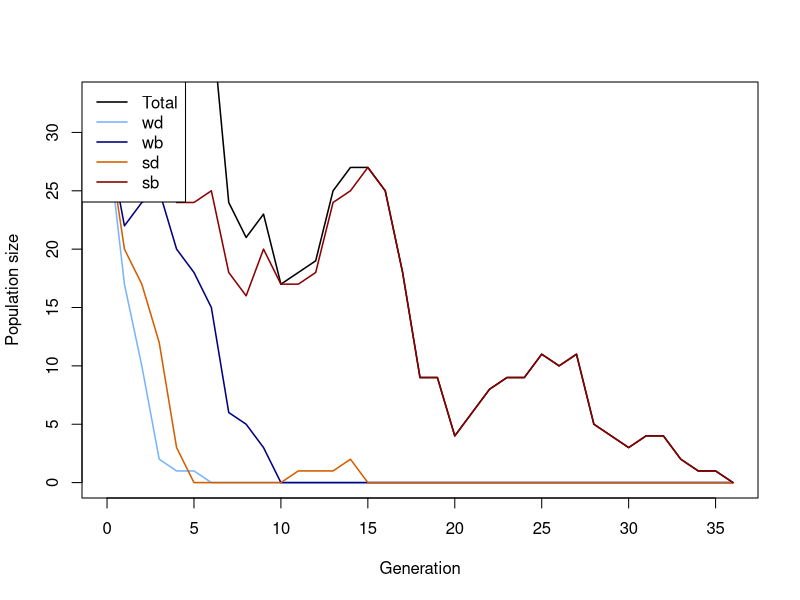
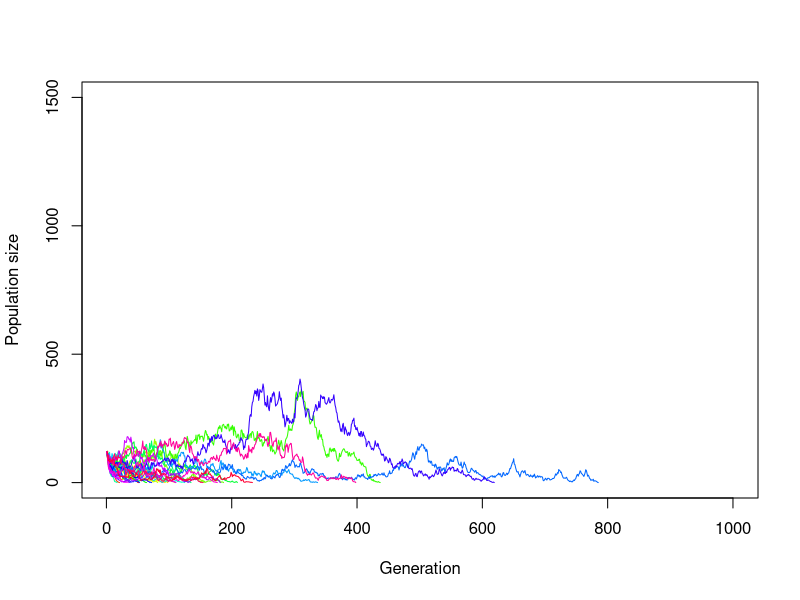
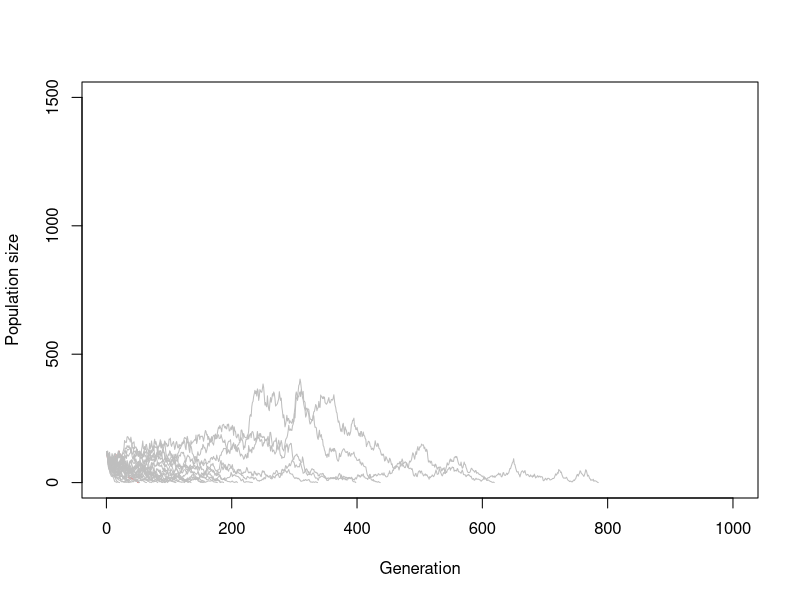
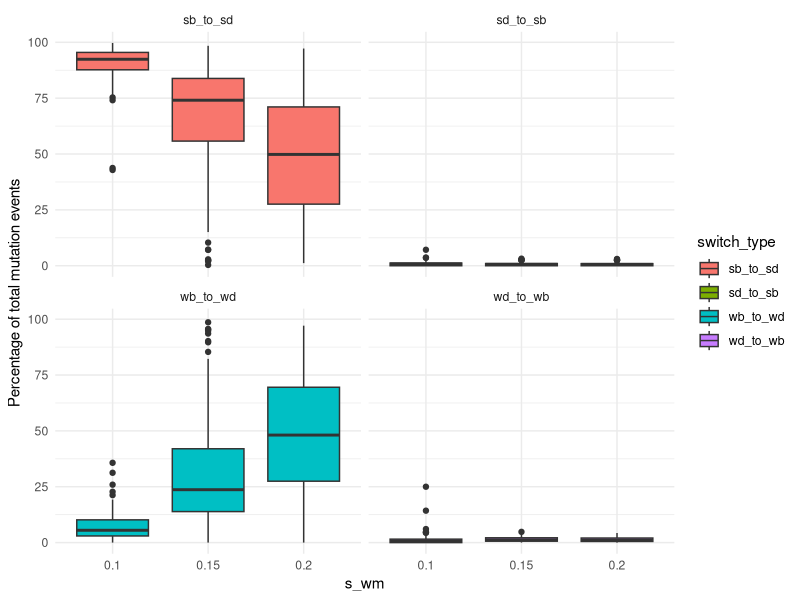
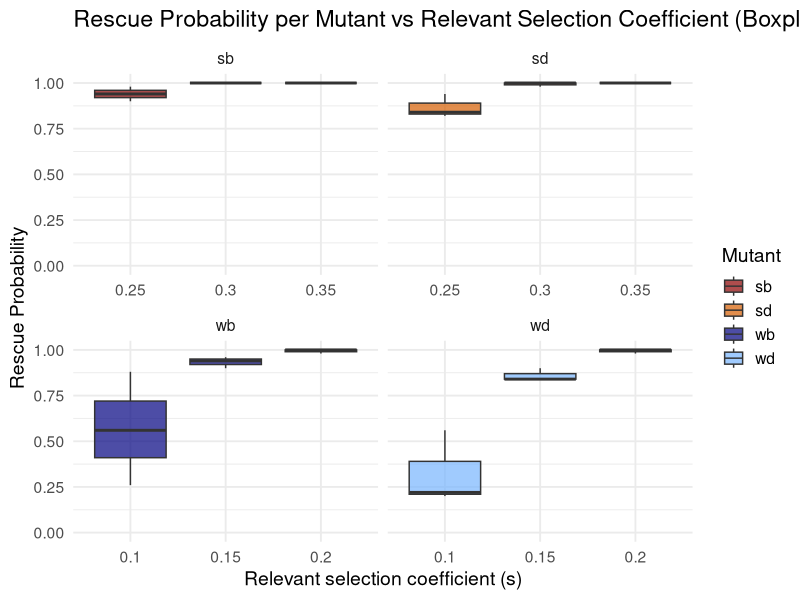
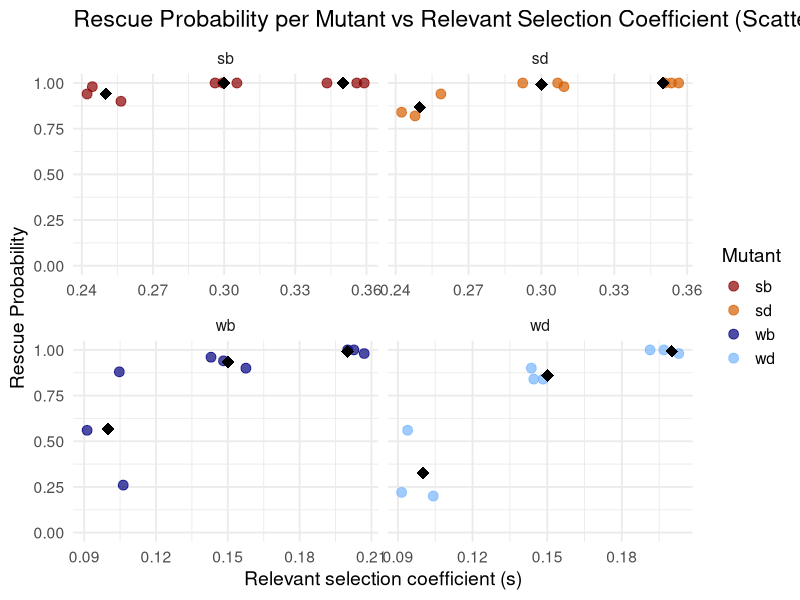
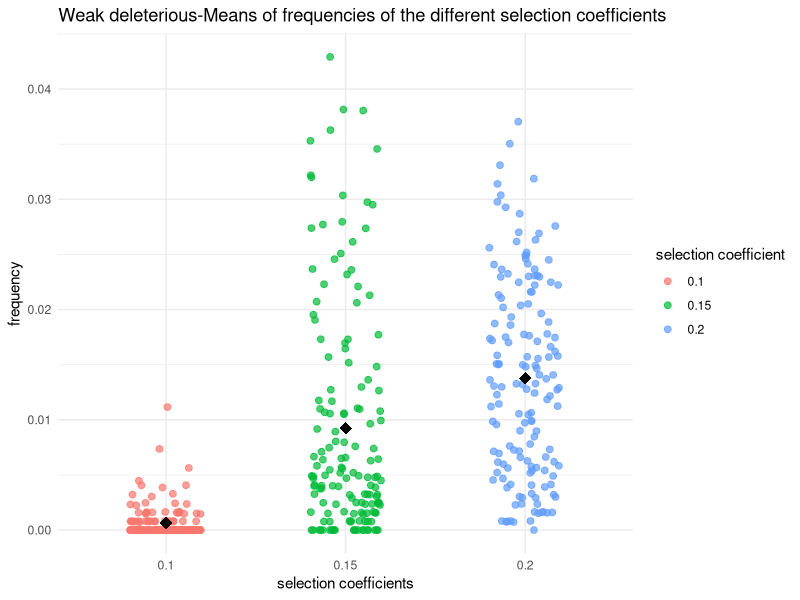
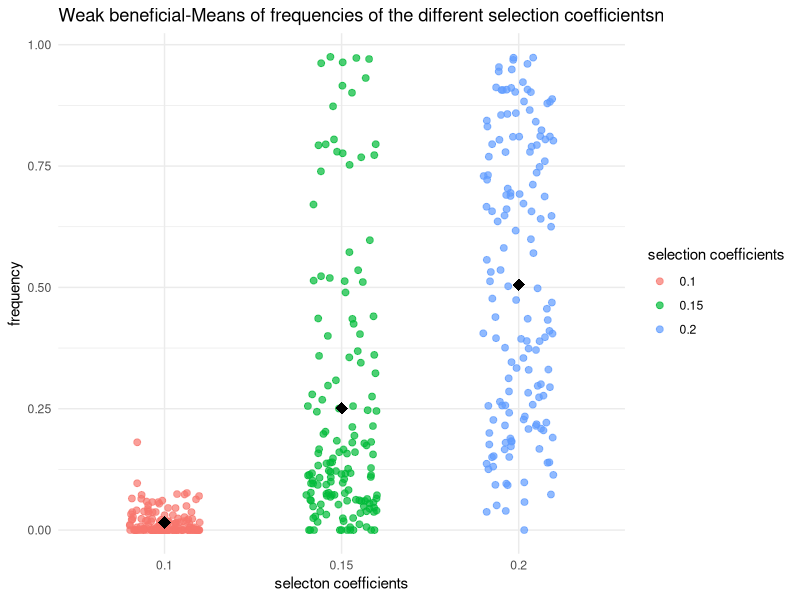

Write the R code that produced these figures, in order.
## ---- chunk 1
# Function for simulating one Generation in the Population
# adding the population sizes, decay rates, seleection coefficients and mutation rates
simulate_one_gen <- function(N_wd, N_wb, N_sd, N_sb, decay_rate_wm, decay_rate_sm, s_wm, s_sm, m_rate_wm, m_rate_sm) {
  
  # draw Offspring according to Poisson Distribution
  # altered so all four different mutations are considered 
  # for deleterious mutations the s is calculated minus (negative effect) and for the beneficial muation the s is added (positive effect)
  
  offsp_wd <- rpois(1, N_wd * (1-decay_rate_wm-s_wm))
  offsp_wb <- rpois(1, N_wb * (1-decay_rate_wm+s_wm))
  offsp_sd <- rpois(1, N_sd * (1-decay_rate_sm-s_sm))
  offsp_sb <- rpois(1, N_sb * (1-decay_rate_sm+s_sm))
  
  # draw changing Mutants according to Poisson Distribution
  # alterations considering the for different mutations 
  
  mut_wd_to_wb <- rpois(1, offsp_wd * m_rate_wm)
  mut_sd_to_sb <- rpois(1, offsp_sd * m_rate_sm)
  mut_wb_to_wd <- rpois(1, offsp_wb * m_rate_wm)
  mut_sb_to_sd <- rpois(1, offsp_sb * m_rate_sm)
  
  # determine new Population Sizes of all four Mutants (2 versions of weak Mutations   and 2   versions of strong Mutations)
  # to account for back mutations as well (beneficial to deleterious), mutations rates for these cases are added (mut_b_to_d)
  
  N_wd_new <- max(offsp_wd - mut_wd_to_wb+ mut_wb_to_wd,0)
  N_wb_new <- max(offsp_wb - mut_wb_to_wd+ mut_wd_to_wb,0)
  N_sd_new <- max(offsp_sd - mut_sd_to_sb+ mut_sb_to_sd,0)
  N_sb_new <- max(offsp_sb - mut_sb_to_sd+ mut_sd_to_sb,0)
  
  # with the return function, the new values for population sizes are stored
  
   # Return new population sizes and mutation changes
  return(list(
    N_wd_new = N_wd_new,
    N_wb_new = N_wb_new,
    N_sd_new = N_sd_new,
    N_sb_new = N_sb_new,
    mut_wb_to_wd = mut_wb_to_wd,
    mut_wd_to_wb = mut_wd_to_wb,
    mut_sb_to_sd = mut_sb_to_sd,
    mut_sd_to_sb = mut_sd_to_sb
  ))
}
  # with print we visualize the numbers we get for the population sizes and mutation changes, we simulate the population by setting our parameters to certain values 


print(simulate_one_gen(N_wd=50, N_wb=50, N_sd=50, N_sb=50, decay_rate_wm=0.2, decay_rate_sm=0.2, s_wm=0.1, s_sm=0.2, m_rate_wm=0.002, m_rate_sm=0.003))
## ---- chunk 2
# Simulation runs until the 100th Generation

max_gen=1000

#With this function we simulate over generations, we put initial population sizes of the four mutations, with the parameter max_gen we determine that our simulation maximally runs until the 100th geneeration

simulate_pop <- function(init_wd, init_wb,  init_sd, init_sb, decay_rate_wm, decay_rate_sm, s_wm, s_sm, m_rate_wm, m_rate_sm, max_gen) {
  
  # Create the Vector in which to save the Results
  pop_vector <- c(init_wd,init_wb, init_sd, init_sb)
  
  # initiate the variables
  pop_new <- c(init_wd, init_wb, init_sd, init_sb)
  
  # defining counters for mutation changes
  count_wb_to_wd <- 0
  count_wd_to_wb <- 0
  count_sb_to_sd <- 0
  count_sd_to_sb <- 0
  total_mut_events <- 0
  
  # run the Simulation until Generation max_gen
  for (i in 1:(max_gen + 1)) {
    
    # redefine the current Population one Generation later
    results <- simulate_one_gen(pop_new[1],pop_new[2],pop_new[3],pop_new[4], decay_rate_wm, decay_rate_sm, s_wm, s_sm, m_rate_wm, m_rate_sm)
    
    # add the new Population Sizes to the Output Vector
    pop_new <- c(results$N_wd_new, results$N_wb_new, results$N_sd_new, results$N_sb_new)
    pop_vector <- rbind(pop_vector,pop_new)
    
     # count for tracking Mutations
    count_wb_to_wd <- count_wb_to_wd + results$mut_wb_to_wd
    count_wd_to_wb <- count_wd_to_wb + results$mut_wd_to_wb
    count_sb_to_sd <- count_sb_to_sd + results$mut_sb_to_sd
    count_sd_to_sb <- count_sd_to_sb + results$mut_sd_to_sb
    total_mut_events <- total_mut_events + results$mut_wb_to_wd + results$mut_wd_to_wb +
      results$mut_sb_to_sd + results$mut_sd_to_sb
      
    # Condition to stop the Simulation before max_gen: either the Population exceeds 10 Times the Original Population Size, or it goes extinct
    
    if ((sum(pop_new) >= 10 * sum(c(init_wd, init_wb, init_sd, init_sb))) || sum(pop_new) == 0)
      break

}
    # calculating Mutation Frequencies percent
    if (total_mut_events > 0) {
    freq_wb_to_wd <- 100 * count_wb_to_wd / total_mut_events
    freq_wd_to_wb <- 100 * count_wd_to_wb / total_mut_events
    freq_sb_to_sd <- 100 * count_sb_to_sd / total_mut_events
    freq_sd_to_sb <- 100 * count_sd_to_sb / total_mut_events
  } else {
    freq_wb_to_wd <- freq_wd_to_wb <- freq_sb_to_sd <- freq_sd_to_sb <- 0
  }  
  # Define the Row and Column Names of the Output Vector
  rownames(pop_vector) <- (0:max_gen)[1:length(pop_vector[,1])] 
  
  # the colom-names in our vectors are according to our mutations (wd, wb, sd, sb)
  
  colnames(pop_vector) <- c("wd","wb", "sd", "sb")
  
    
  
  # Return mutation results
  return(list(
    population = pop_vector,
    switch_stats = data.frame(
      wb_to_wd = freq_wb_to_wd,
      wd_to_wb = freq_wd_to_wb,
      sb_to_sd = freq_sb_to_sd,
      sd_to_sb = freq_sd_to_sb
    )
  ))
}
  



# Test the Function and plot the Result

max_gen <- 100

# Simulation Data with certain values determined

output <- simulate_pop(init_wd=30, init_wb=30,  init_sd=30, init_sb=30, decay_rate_wm=0.1, decay_rate_sm=0.2, s_wm=0.1, s_sm=0.2, m_rate_wm=0.003, m_rate_sm=0.005,max_gen)

# show the last few Lines of the Data Table

print(tail(output))

# extracting Population-Matrix 
pop_matrix <- output$population

# assign frequencies of mutation changes
switch_stats <- output$switch_stats


# determine x Axis Range 
x_range <- 0:(nrow(pop_matrix)-1)

# plot the Output
# this plots the total Population Size-black line visible in the plot
plot(x_range, pop_matrix[,1] + pop_matrix[,2] + pop_matrix[,3] + pop_matrix[,4],
     type='l', ylim=c(0,max(pop_matrix)), xlab="Generation", ylab="Population size",
     col="black", lwd=1.5)

# adding each mutant
lines(x_range, pop_matrix[,1], col="#77b5fe", lwd=1.5) # wd
lines(x_range, pop_matrix[,2], col="navyblue", lwd=1.5) # wb
lines(x_range, pop_matrix[,3], col="#D55E00", lwd=1.5) # sd
lines(x_range, pop_matrix[,4], col="darkred", lwd=1.5) # sb

# Legend
legend("topleft",
       legend=c("Total","wd","wb","sd","sb"),
       col=c("black","#77b5fe","navyblue","#D55E00","darkred"),
       lty=1, lwd=1.5)

# output of mutation changes in per cent
print(switch_stats)

## ---- chunk 3
# code for plotting the result of different populations in one plot
init_wd <- 30
init_wb <- 30
init_sd <- 30
init_sb <- 30
m_rate_wm <- 0.003 
m_rate_sm <- 0.005
decay_rate_wm <- 0.1
decay_rate_sm <- 0.2
s_wm <- 0.1
s_sm <- 0.2
max_gen <- 1000
replicates <- 30


# defining Data Frame to save one Row (Population Size for multiple Generations until max_gen) after one Loop
temp_output <- data.frame(array(NA, dim = c(0,max_gen)))
# defining Data Frame to save all Results from Loop
final_output <- data.frame(array(NA, dim = c(replicates,max_gen)))
# defining a Set of colors in order to color each Line differently
lines_colors <- rainbow(replicates)

# simulating a population multiple times
for (i in 1:replicates) {
  temp_output <- simulate_pop(
    init_wd, init_wb, init_sd, init_sb,
    decay_rate_wm, decay_rate_sm,
    s_wm, s_sm,
    m_rate_wm, m_rate_sm,
    max_gen = max_gen)
  # extract Pop Matrix
  pop_matrix <- temp_output$population
  
  # calculate Row Sums
  temp_output <- rowSums(pop_matrix[, c("wd", "wb", "sd", "sb")])
  # adding to Result Table
  final_output[i, 1:length(temp_output)]<-temp_output
}

# defining end_gen which is as long as the last Generation where the pop size is an actual Number and not NA yet
end_gen<-tail(which(!is.na(final_output[1,])), 1)
# Plot first Line / first Population
plot(x=1:max_gen,y=final_output[1,1:max_gen],type='l',ylim=c(0,max(1500, na.rm = TRUE)),xlab =  "Generation",ylab = "Population size", col = lines_colors[1])
# Loop for plotting each Row of Data Table / Population as a Line in the Plot
for (i in 1:replicates) {
  
  end_gen<-tail(which(!is.na(final_output[i,])), 1)
  # each line gets assigned to a Color of lines_colors
  lines(x=1:max_gen,y=final_output[i,1:max_gen], col=lines_colors[i])
  
  
}

# same plot only that all lines of populations that go extinct, are colored grey
# defining end_gen which is as long as the last Generation where the pop size is an actual Number and not NA yet
end_gen<-tail(which(!is.na(final_output[1,])), 1)
# Plot one Line / one Population
plot(x=1:max_gen,y=final_output[1,1:max_gen],type='l',ylim=c(0,max(1500, na.rm = TRUE)),xlab =  "Generation",ylab = "Population size", col = lines_colors[1])
# Loop for plotting each Row of Data Table / Population as a Line in the Plot
for (i in 1:replicates) {
  
  end_gen<-tail(which(!is.na(final_output[i,])), 1)
  # if the length of end_gen is shorter than max_gen,then the Line will be colored grey
  if (end_gen < max_gen){
    line_col <- "grey"
    # otherwise the line is colored randomly with another color
  } else {
    line_col <- lines_colors[i]
  }
  lines(x=1:max_gen,y=final_output[i,1:max_gen], col=line_col)
  
  
}

## ---- chunk 4
# set some Parameters to fixed Values

init_wd <- 30
init_wb <- 30
init_sd <- 30
init_sb <- 30
m_rate_wm <- 0.01
m_rate_sm <- 0.01
decay_rate_wm <- 0.1
decay_rate_sm <- 0.2
s_wm <- 0.05
s_sm <- 0.1
max_gen <- 1000
# determine how often to run the Simulation for each set of Parameters
no_replicates <- 50


# set Parameters to vary
s_values_wm <- c(0.10,0.15,0.2)
s_values_sm <- c(0.25,0.30,0.35)
#Commented to vary always only one variable
#m_values_wm <- c(0.001,0.01,0.05)
#m_values_sm <- c(0.05,0.1,0.15)


# initialize Data Table - where to collect the Results
data_table <- c()
data_table_wd<- c()
data_table_wb<- c()
data_table_sd<- c()
data_table_sb<- c()
# empty list to save rescue results
rescue_results <- data.frame(
  s_wm = numeric(),
  s_sm = numeric(),
  replicate = integer(),
  rescued = integer()
)

# preparing list to save mutation changes (in per cent) for all replicates - only if they exist
switch_stats_all <- data.frame(
  s_wm = numeric(),
  s_sm = numeric(),
  replicate = integer(),
  wb_to_wd = numeric(),
  wd_to_wb = numeric(),
  sb_to_sd = numeric(),
  sd_to_sb = numeric()
)

library(dplyr)
library(ggplot2)
library(tidyr)

# define total runs and rescue count
total_runs<-0
rescue_count<-0
# run the Simulation across all chosen parameters
# loop over mutation rates
#for(mval_wm in m_values_wm){
 # for(mval_sm in m_values_sm){
    # loop over Selection strength
    for(sval_wm in s_values_wm){
      for(sval_sm in s_values_sm){
        # different Way of running many Simulations: make Replicates using "repeat" Function         with a counter i
        # reset Counter
        i<-1
        
        repeat {
          # increase Counter by one
          i<-i+1
          # defining total runs
          total_runs <- total_runs + 1
          # run the Simulation once
          one_run <- simulate_pop(init_wd, init_wb, init_sd, init_sb,
                                  decay_rate_wm, decay_rate_sm,
                                  sval_wm, sval_sm, m_rate_wm,m_rate_sm, max_gen)
          
          # determine total Population Sizes
         pop_matrix <- one_run$population


         total_size <- rowSums(pop_matrix)
          
  # defining popuation matrix
  pop_matrix <- one_run$population
  # calculating total size (1 row is equal to total pop size, meaning adding up all columns)
  total_size <- rowSums(pop_matrix)
# saving mutation changes  
 if (!is.null(one_run$switch_stats) && nrow(one_run$switch_stats) > 0) {
  switch_stats <- one_run$switch_stats
  switch_stats_all <- rbind(
    switch_stats_all,
    data.frame(
      s_wm = sval_wm,
      s_sm = sval_sm,
      replicate = i-1,
      wb_to_wd = switch_stats$wb_to_wd,
      wd_to_wb = switch_stats$wd_to_wb,
      sb_to_sd = switch_stats$sb_to_sd,
      sd_to_sb = switch_stats$sd_to_sb
    )
  )
}
          
          
          # determine final Population Size for each Mutant
          N_end_wd <- pop_matrix[nrow(pop_matrix), "wd"]
          N_end_wb <- pop_matrix[nrow(pop_matrix), "wb"]
          N_end_sd <- pop_matrix[nrow(pop_matrix), "sd"]
          N_end_sb <- pop_matrix[nrow(pop_matrix), "sb"]
        
          total_end <- N_end_wd + N_end_wb + N_end_sd + N_end_sb
          # introduce rescue count
         rescued_wd <- ifelse(N_end_wd > 0, 1, 0)
         rescued_wb <- ifelse(N_end_wb > 0, 1, 0)
         rescued_sd <- ifelse(N_end_sd > 0, 1, 0)
         rescued_sb <- ifelse(N_end_sb > 0, 1, 0)

         
          # save rescue outcome (rescue or extinction)
          rescue_results <- rbind(rescue_results,
            data.frame(
              s_wm = sval_wm,
              s_sm = sval_sm,
              replicate = i - 1,
              rescued_wd = rescued_wd,
              rescued_wb = rescued_wb,
              rescued_sd = rescued_sd,
              rescued_sb = rescued_sb
  )
)

          # determine Frequencies of each mutant in the final Population
          freq_wd <- ifelse(total_end > 0, N_end_wd / total_end, 0)
          freq_wb <- ifelse(total_end > 0, N_end_wb / total_end, 0)
          freq_sd <- ifelse(total_end > 0, N_end_sd / total_end, 0)
          freq_sb <- ifelse(total_end > 0, N_end_sb / total_end, 0)
          
          
          
          data_table_wd<- rbind(data_table_wd, c(sval_wm,freq_wd))
          data_table_wb<- rbind(data_table_wb, c(sval_wm, freq_wb))
          data_table_sd<- rbind(data_table_sd,c(sval_sm, freq_sd))
          data_table_sb<-rbind(data_table_sb, c (sval_sm,freq_sb))
          # enter the Data into the Table
          data_table <- rbind(data_table,c(m_rate_wm = 0.001,m_rate_sm = 0.005,sval_wm,sval_sm,N_end_wd,N_end_wb, N_end_sd, N_end_sb,freq_wd, freq_wb, freq_sd,freq_sb)) # note that we add the varying Parameters (Mutation Rate and Selection Strength for each Version of weak and strong Mutation) to the Table too
          # stop the repeated Computation after no_replicates times
          
          
          if(i>no_replicates) break
          
        }
      }
    }
  #}
#}

# Population over generations
print(one_run$population)
# Mutation changes in percent
print(switch_stats_all)



# Make sure data is a proper data frame
data_table_wd <- as.data.frame(data_table_wd)

# If the column names are missing or wrong, set them
colnames(data_table_wd) <- c("V1", "V2")

# Add an Index Column for plotting along x-axis
data_table_wd$Index <- 1:nrow(data_table_wd)

# plotting Mutation Changes with different s values
switch_long <- switch_stats_all %>%
  pivot_longer(cols = c(wb_to_wd, wd_to_wb, sb_to_sd, sd_to_sb),
               names_to = "switch_type",
               values_to = "percent")

ggplot(switch_long, aes(x = factor(s_wm), y = percent, fill = switch_type)) +
  geom_boxplot() +
  facet_wrap(~ switch_type) +
  labs(x = "s_wm", y = "Percentage of total mutation events") +
  theme_minimal()

# calculate Rescue Probability per Parameter Combination

rescue_summary <- rescue_results %>%
  group_by(s_wm, s_sm) %>%
  summarise(
    rescue_prob_wd = mean(rescued_wd),
    rescue_prob_wb = mean(rescued_wb),
    rescue_prob_sd = mean(rescued_sd),
    rescue_prob_sb = mean(rescued_sb),
    .groups = "drop"
  )

print(rescue_summary)


# Prepare rescue data
rescue_long <- rescue_summary %>%
  pivot_longer(
    cols = starts_with("rescue_prob_"),
    names_to = "mutant",
    values_to = "rescue_prob"
  ) %>%
  mutate(
    mutant = gsub("rescue_prob_", "", mutant),
    s_value = case_when(
      mutant %in% c("wd", "wb") ~ s_wm,
      mutant %in% c("sd", "sb") ~ s_sm
    )
  )

# Plotting Rescue Probability with different s values
library(ggplot2)

ggplot(rescue_long, aes(x = factor(s_value), y = rescue_prob, fill = mutant)) +
  geom_boxplot(alpha = 0.7) +
  scale_y_continuous(limits = c(0, 1)) +
  scale_fill_manual(values = c(
    "wd" = "#77b5fe", 
    "wb" = "navyblue", 
    "sd" = "#D55E00", 
    "sb" = "darkred"
  )) +
  facet_wrap(~ mutant, scales = "free_x") +
  labs(
    title = "Rescue Probability per Mutant vs Relevant Selection Coefficient (Boxplot)",
    x = "Relevant selection coefficient (s)",
    y = "Rescue Probability",
    fill = "Mutant"
  ) +
  theme_minimal(base_size = 14)

ggplot(rescue_long, aes(x = s_value, y = rescue_prob, color = mutant)) +
  geom_jitter(width = 0.01, height = 0, size = 3, alpha = 0.7) +
  stat_summary(fun = mean, geom = "point", shape = 18, size = 4, color = "black") +
  scale_y_continuous(limits = c(0, 1)) +
  scale_color_manual(values = c(
    "wd" = "#77b5fe", 
    "wb" = "navyblue", 
    "sd" = "#D55E00", 
    "sb" = "darkred"
  )) +
  facet_wrap(~ mutant, scales = "free_x") +
  labs(
    title = "Rescue Probability per Mutant vs Relevant Selection Coefficient (Scatterplot)",
    x = "Relevant selection coefficient (s)",
    y = "Rescue Probability",
    color = "Mutant"
  ) +
  theme_minimal(base_size = 14)














# plotting wd with different s values
  # making sure that its a data frame
data_table_wd <- as.data.frame(data_table_wd)
colnames(data_table_wd) <- c("V1", "V2")


  # Scatterplot of wd with jitter and mean 
library(ggplot2)
ggplot(data_table_wd, aes(x = factor(V1), y = V2, color = factor(V1))) +
  geom_jitter(width = 0.2, height = 0, size = 2, alpha = 0.7) +
  stat_summary(fun = mean, geom = "point", shape = 18, size = 4, color = "black") +
  labs(
    x = "selection coefficients",
    y = "frequency",
    color = "selection coefficient",
    title = "Weak deleterious-Means of frequencies of the different selection coefficients"
  ) +
  theme_minimal()

# plotting wb with different s values
  # making sure that its a data frame
data_table_wb <- as.data.frame(data_table_wb)
colnames(data_table_sb) <- c("V1", "V2")

# Scatterplot of wb with jitter and mean
ggplot(data_table_wb, aes(x = factor(V1), y = V2, color = factor(V1))) +
  geom_jitter(width = 0.2, height = 0, size = 2, alpha = 0.7) +
  stat_summary(fun = mean, geom = "point", shape = 18, size = 4, color = "black") +
  labs(
    x = "selecton coefficients",
    y = "frequency",
    color = "selection coefficients",
    title = "Weak beneficial-Means of frequencies of the different selection coefficientsn"
  ) +
  theme_minimal()

# plotting sd with different s values
  # making sure that its a data frame
data_table_sd <- as.data.frame(data_table_sd)

colnames(data_table_sd) <- c("V1", "V2")

  # Scatterplot of sd with jitter and mean
ggplot(data_table_sd, aes(x = factor(V1), y = V2, color = factor(V1))) +
  geom_jitter(width = 0.2, height = 0, size = 2, alpha = 0.7) +
  stat_summary(fun = mean, geom = "point", shape = 18, size = 4, color = "black") +
  labs(
    x = "selection coefficients ",
    y = "frequency",
    color = "selection coefficients",
    title = "Strong deletrious-Means of frequencies of the different selection coefficients"
  ) +
  theme_minimal()

# plotting sb with different s values
  # making sure that its a data frame
data_table_sb <- as.data.frame(data_table_sb)
colnames(data_table_sb) <- c("V1", "V2")

  # Scatterplot of sb with jitter and mean 
ggplot(data_table_sb, aes(x = factor(V1), y = V2, color = factor(V1))) +
  geom_jitter(width = 0.2, height = 0, size = 2, alpha = 0.7) +
  stat_summary(fun = mean, geom = "point", shape = 18, size = 4, color = "black") +
  labs(
    x = "selection coefficients",
    y = "frequency",
    color = "selection coefficients",
    title = "Strong beneficial-Means of frequencies of the different selection coefficients"
  ) +
  theme_minimal()


# mean Frequencies of each mutant
mean_freq_wd <- mean(freq_wd)*100
mean_freq_wb <- mean(freq_wb)*100
mean_freq_sd <- mean(freq_sd)*100
mean_freq_sb <- mean(freq_sb)*100

print(paste("Mean frequency of wd =", mean_freq_wd) )
print(paste("Mean frequency of wb =", mean_freq_wb) )
print(paste("Mean frequency of sd =", mean_freq_sd) )
print(paste("Mean frequency of sb =", mean_freq_sb) )

# define Column Names of Data Table
colnames(data_table) <- c("m_rate_wm","m_rate_sm","s_wm","s_sm","N_end_wd", "N_end_wb", "N_end_sd", "N_end_sb","freq_wd", "freq_wb", "freq_sd","freq_sb")
# show the first and last Lines of the Output
print(head(data_table))
print(tail(data_table))
## ---- chunk 5

#initial parameters set to certain values 
init_wd <- 50
init_wb <- 50
init_sd <- 50
init_sb <- 50

decay_rate_wm <- 0.15
decay_rate_sm <- 0.25
s_wm <- 0.2
s_sm <- 0.3

max_gen <- 1000
no_replicates <- 50

#selection coefficients s and mutation rates m, varied (3 different values for both the weak and the strong strain)
s_values_wm <- c(0.10, 0.15, 0.20)
s_values_sm <- c(0.25, 0.30, 0.35)
m_values_wm <- c(0.004, 0.005, 0.006)
m_values_sm <- c(0.007, 0.008, 0.009)

#prepare empty data-tables to store results (one for each of the four mutations)
data_table <- c()
data_table_wd <- c()
data_table_wb <- c()
data_table_sd <- c()
data_table_sb <- c()

#----strong mutation----

#set up data frame to store the rescue results for the strong mutation, include selection coefficients and mutation rates of the strong mutation which should be stored as numeric values and the number of rescues for the strong beneficial and strong deleterious mutations (as whole numbers)
rescue_results <- data.frame(
  s_sm = numeric(),
  m_rate_sm = numeric(),
  replicate = integer(),
  rescued_sd = integer(),
  rescued_sb = integer()
)



# creating for loops to vary through the three different values for the strong selection coefficients and the strong mutation rates and the number of replicates we need
for (mval_sm in m_values_sm) {
  for (sval_sm in s_values_sm) {
    for (rep in 1:no_replicates) {
      
      # runing the simulation once (using the simulate_pop()function from before)
      one_run <- simulate_pop(
        init_wd, init_wb, init_sd, init_sb,
        decay_rate_wm, decay_rate_sm,
        sval_sm, s_wm, mval_sm, m_rate_wm, max_gen
      )
      
      # from the one_run, getting the final population-sizes of the strong deleterious and strong beneficial mutation
      pop <- one_run$population
      N_end_sd <- tail(pop[, "sd"], 1)
      N_end_sb <- tail(pop[, "sb"], 1)
      
      # saving the number of rescues, defined as the final population-size of the mutation being bigger than 0
      rescued_sd <- as.integer(N_end_sd > 0)
      rescued_sb <- as.integer(N_end_sb > 0)
      
      # using the function r bind to combine all results into the data frame rescue_results which we set up before
      rescue_results <- rbind(
        rescue_results,
        data.frame(
          s_sm = sval_sm,
          m_rate_sm = mval_sm,
          replicate = rep,
          rescued_sd = rescued_sd,
          rescued_sb = rescued_sb
        )
      )
    }
  }
}

# creating a summary of the rescue results that we get of the strong mutations by taking the mean of the number of rescues over the replicates
library(dplyr)
rescue_summary <- rescue_results %>%
  group_by(s_sm, m_rate_sm) %>%
  summarise(
    rescue_prob_sd = mean(rescued_sd),
    rescue_prob_sb = mean(rescued_sb),
    .groups = "drop"
  )

#loading the needed packages "tidyr" and "ggplot2"
library(tidyr)
library(ggplot2)



# plotting the heatmaps for the strong mutations, using s-values for the x-axis, mutation rates for the y axis and the colouring indicating rescue-probabiltiy
ggplot(rescue_summary, aes(x = factor(s_sm), y = factor(m_rate_sm), fill = rescue_prob_sd)) +
  geom_tile() +
  scale_fill_gradientn(
    colors = c("blue", "#FFB3B3", "red"),
    values = c(0, 0.3, 1),
    limits = c(0, 1),
    name = "Rescue Prob sd"
  ) +
  labs(
    title = "Heatmap: Rescue Probability of Strong Deleterious Mutation",
    x = "Strong selection coefficients",
    y = "Mutation rates (strong mutation)"
  ) +
  theme_minimal() +
  theme(
    plot.title = element_text(hjust = 0.5, size = 14, face = "bold"),
    plot.margin = margin(t = 20, r = 10, b = 10, l = 10)
  )


ggplot(rescue_summary, aes(x = factor(s_sm), y = factor(m_rate_sm), fill = rescue_prob_sb)) +
  geom_tile() +
  scale_fill_gradientn(
    colors = c("blue", "#FFB3B3", "red"),
    values = c(0, 0.3, 1),
    limits = c(0, 1),
    name = "Rescue Prob sb"
  ) +
  labs(
    title = "Heatmap: Rescue Probability of Strong Beneficial Mutation",
    x = "Strong selection coefficients",
    y = "Mutation rates (strong mutation)"
  ) +
  theme_minimal() +
  theme(
    plot.title = element_text(hjust = 0.5, size = 14, face = "bold"),
    plot.margin = margin(t = 20, r = 10, b = 10, l = 10)
  )
#set up data frame to store the rescue results for the weak mutation, include selection coefficients and mutation rates of the weak mutation which should be stored as numeric values and the number of rescues for the weak beneficial and strong deleterious mutations (as whole numbers)


rescue_results <- data.frame(
  s_wm = numeric(),
  m_rate_wm = numeric(),
  replicate = integer(),
  rescued_wd = integer(),
  rescued_wb = integer()
)


#creating for loops to vary through the three different values for the weak selection coefficients and the weak mutation rates and the number of replicates we need
for (mval_wm in m_values_wm) {
  for (sval_wm in s_values_wm) {
    for (rep in 1:no_replicates) {
      
      #runing the simulation once (using the simulate_pop()function from before)
      one_run <- simulate_pop(
        init_wd, init_wb, init_sd, init_sb,
        decay_rate_wm, decay_rate_sm,
        sval_wm, s_sm, mval_wm, m_rate_sm, max_gen
      )
      
      # from the one_run, getting the final population-sizes of the weak deleterious and strong beneficial mutation
      pop <- one_run$population
      N_end_wd <- tail(pop[, "wd"], 1)
      N_end_wb <- tail(pop[, "wb"], 1)
      
      #  saving the number of rescues, defined as the final population-size of the mutation being bigger than 0
      rescued_wd <- as.integer(N_end_wd > 0)
      rescued_wb <- as.integer(N_end_wb > 0)
      
      # using the function r bind to combine all results into the data frame rescue_results which we set up before
      rescue_results <- rbind(
        rescue_results,
        data.frame(
          s_wm = sval_wm,
          m_rate_wm = mval_wm,
          replicate = rep,
          rescued_wd = rescued_wd,
          rescued_wb = rescued_wb
        )
      )
    }
  }
}

# creating a summary of the rescue results that we get of the weak mutations by taking the mean of the number of rescues over the replicates
library(dplyr)
library(dplyr)
rescue_summary <- rescue_results %>%
  group_by(s_wm, m_rate_wm) %>%
  summarise(
    rescue_prob_wd = mean(rescued_wd),
    rescue_prob_wb = mean(rescued_wb),
    .groups = "drop"
  )

# loading needed packages "tidyr" and "ggplot2"
library(tidyr)
library(ggplot2)



# plotting the heatmaps for the weak mutations, using s-values for the x-axis, mutation rates for the y axis and the colouring indicating rescue-probabiltiy
ggplot(rescue_summary, aes(x = factor(s_wm), y = factor(m_rate_wm), fill = rescue_prob_wd)) +
  geom_tile() +
  scale_fill_gradientn(
    colors = c("blue", "#FFB3B3", "red"),
    values = c(0, 0.2, 1),
    limits = c(0, 1),
    name = "Rescue Prob wd"
  ) +
  labs(
    title = "Heatmap: Rescue Probability of Weak Deleterious Mutation",
    x = "Weak selection coefficients",
    y = "Mutation rates (weak mutation)"
  ) +
  theme_minimal() +
  theme(
    plot.title = element_text(hjust = 0.5, size = 14, face = "bold"),
    plot.margin = margin(t = 20, r = 10, b = 10, l = 10)
  )


ggplot(rescue_summary, aes(x = factor(s_wm), y = factor(m_rate_wm), fill = rescue_prob_wb)) +
  geom_tile() +
  scale_fill_gradientn(
    colors = c("blue", "#FFB3B3", "red"),
    values = c(0, 0.3, 1),
    limits = c(0, 1),
    name = "Rescue Prob wb"
  ) +
  labs(
    title = "Heatmap: Rescue Probability of Weak Beneficial Mutation",
    x = "Weak selection coefficients",
    y = "Mutation rates (weak mutation)"
  ) +
  theme_minimal() +
  theme(
    plot.title = element_text(hjust = 0.5, size = 14, face = "bold"),
    plot.margin = margin(t = 20, r = 10, b = 10, l = 10)              
  )
